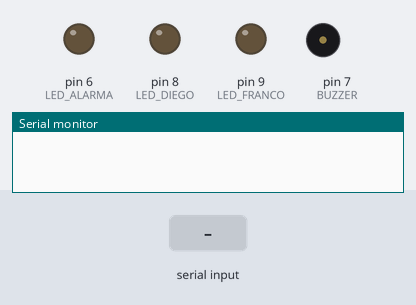
Recording of a sketch running on a simulated Arduino Uno, built with avr-gcc and run on an emulated ATmega328P. Parts: output pins drawn as LEDs (lit = HIGH), buzzer (waves = sounding), the last lines printed to the serial monitor. Dashed ring = blinking. Inputs (shaded band) come from the test bench.

Above: at 1.2 s.
1.3 s: "B" received over Serial
At 1.55 s:
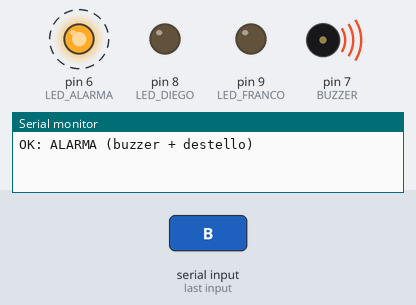
4.3 s: "D" received over Serial
At 4.55 s:
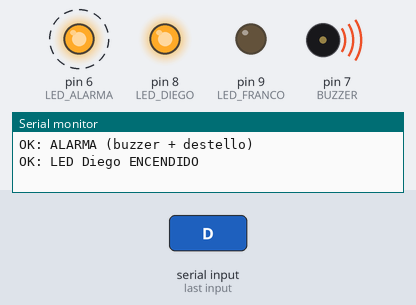
7.3 s: "F" received over Serial
At 7.55 s:
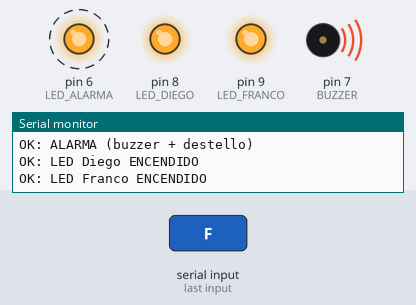
10.3 s: "b" received over Serial
At 10.9 s:
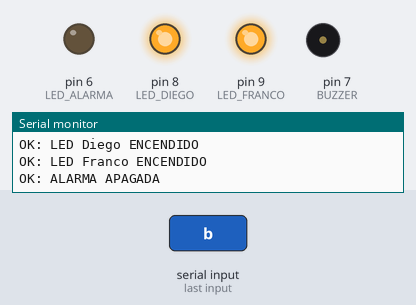
Timing chart, 0 to 12.8 s (numbered marks = the images above; inputs shaded):
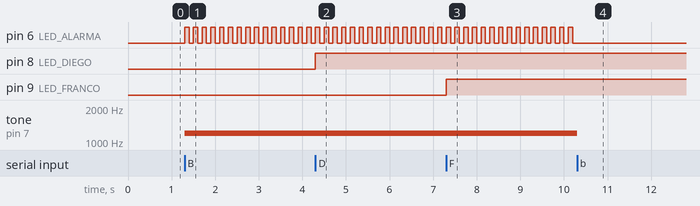

The sketch:

deteccion_rostro.ino
```cpp
/*
  Recibe una letra por el puerto serie:
    'D' -> LED de Diego  (pin 8)
    'F' -> LED de Franco (pin 9)
    'B' -> buzzer SONANDO (pin 7)   -> alarma (ej. somnolencia)
    'b' -> buzzer APAGADO
    'X' -> apaga todo
  El PC (Python) envia estas letras.

  Cableado:
    - LEDs: cada uno con resistencia de 220 ohm al pin, otro extremo a GND.
    - Buzzer: pata (+) al pin 7, pata (-) a GND.
  Este codigo asume BUZZER ACTIVO (suena con HIGH). Si es PASIVO, mira el
  comentario en el case 'B'.
*/

const int LED_DIEGO  = 8;
const int LED_FRANCO = 9;
const int BUZZER     = 7;
const int LED_ALARMA = 6;   // LED que DESTELLA en la alarma

// Estado del destello (parpadeo sin bloquear con millis)
bool alarma = false;
bool destelloEncendido = false;
unsigned long ultimoCambio = 0;
const unsigned long INTERVALO = 100;   // ms entre destellos (mas bajo = mas rapido)

void setup() {
  pinMode(LED_DIEGO, OUTPUT);
  pinMode(LED_FRANCO, OUTPUT);
  pinMode(BUZZER, OUTPUT);
  pinMode(LED_ALARMA, OUTPUT);
  Serial.begin(9600);
}

void loop() {
  if (Serial.available() > 0) {
    char c = Serial.read();
    switch (c) {
      case 'D':
        digitalWrite(LED_DIEGO, HIGH);
        Serial.println("OK: LED Diego ENCENDIDO");
        break;
      case 'F':
        digitalWrite(LED_FRANCO, HIGH);
        Serial.println("OK: LED Franco ENCENDIDO");
        break;
      case 'B':
        alarma = true;                   // arranca el destello
        tone(BUZZER, 1200);              // BUZZER PASIVO: suena a 1200 Hz
        Serial.println("OK: ALARMA (buzzer + destello)");
        break;
      case 'b':
        alarma = false;                  // para el destello
        digitalWrite(LED_ALARMA, LOW);
        noTone(BUZZER);                  // apaga el buzzer pasivo
        Serial.println("OK: ALARMA APAGADA");
        break;
      case 'X':
        alarma = false;
        digitalWrite(LED_DIEGO, LOW);
        digitalWrite(LED_FRANCO, LOW);
        digitalWrite(LED_ALARMA, LOW);
        noTone(BUZZER);                  // apaga el buzzer pasivo
        Serial.println("OK: TODO APAGADO");
        break;
    }
  }

  // Destello no bloqueante: mientras 'alarma' este activa, parpadea el LED
  if (alarma && millis() - ultimoCambio >= INTERVALO) {
    ultimoCambio = millis();
    destelloEncendido = !destelloEncendido;
    digitalWrite(LED_ALARMA, destelloEncendido ? HIGH : LOW);
  }
}
```

Measured:
- after the input at 1.3 s, pin 6 (LED_ALARMA): alternates HIGH for 0.10 s and LOW for 0.10 s, starting at once; tone on pin 7 (BUZZER): silent → 1200 Hz at once
- after the input at 4.3 s, pin 8 (LED_DIEGO): LOW → HIGH at once
- after the input at 7.3 s, pin 9 (LED_FRANCO): LOW → HIGH at once
- after the input at 10.3 s, pin 6 (LED_ALARMA): stops changing and stays LOW; tone on pin 7 (BUZZER): 1200 Hz → silent at once
